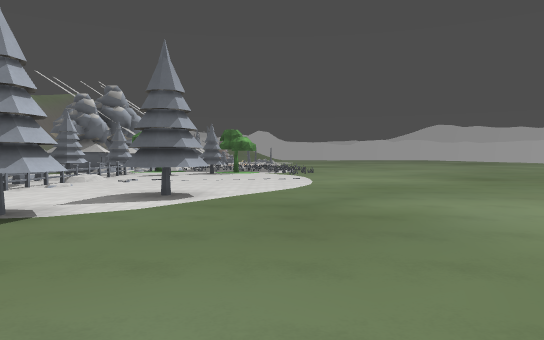
[1] (above)

24 first-person views from a walk through a level from a Godot 3-D game. The camera is 1.3 m above the floor, tilts 2° down and sees 70° across. The floor is counted in squares, 2 m on a side. Each view is taken from the middle of a square. On the plan, view 1 faces up. The plan holds only what a view shows up to about 11 squares ahead; the rest is blank. The place goes on beyond the plan. Surface patterns are stand-ins for the level's own textures.

[2]
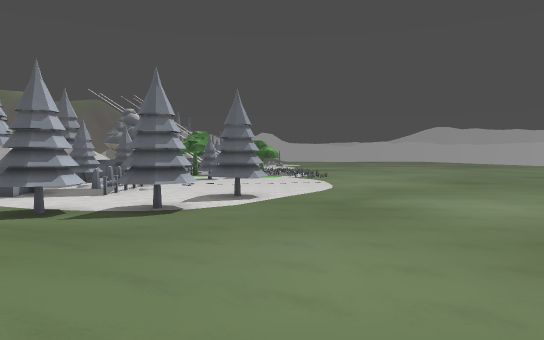

[3]
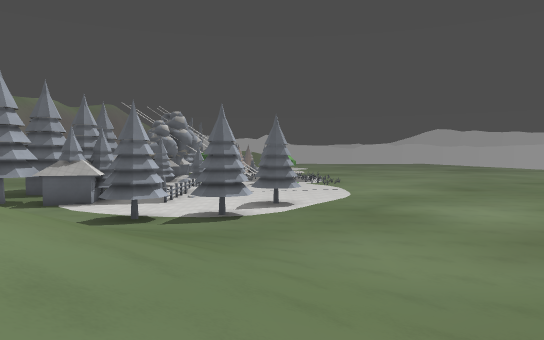

[4]
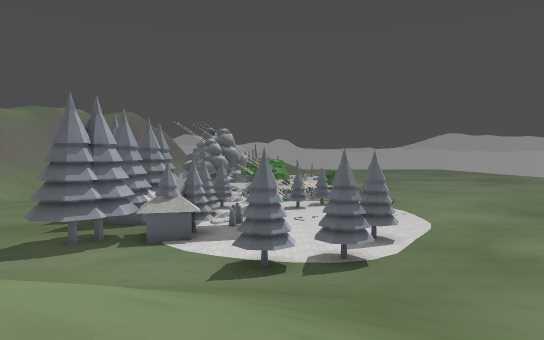

[5]
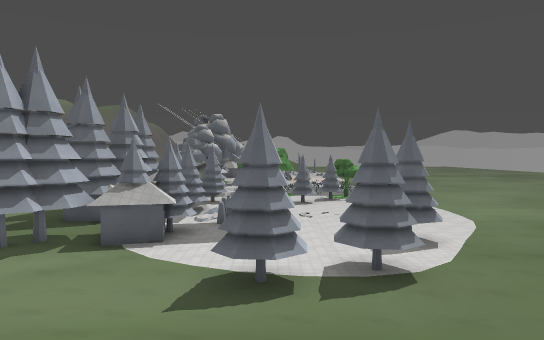

[6]
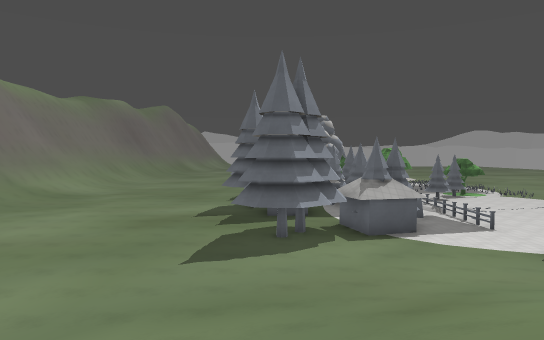

[7]
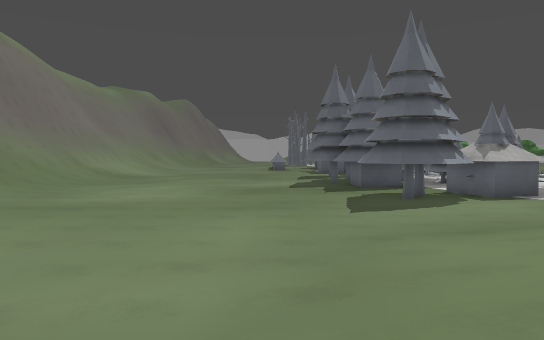

[8]
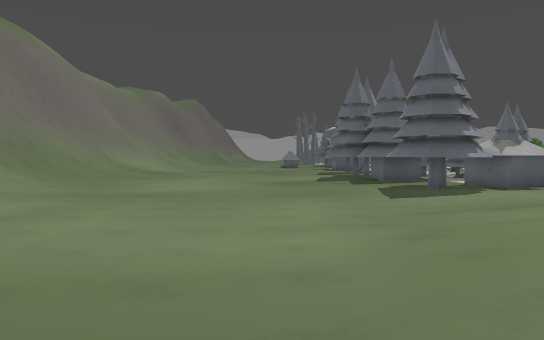

[9]
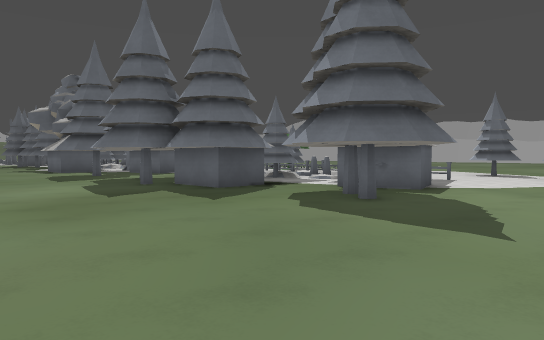

[10]
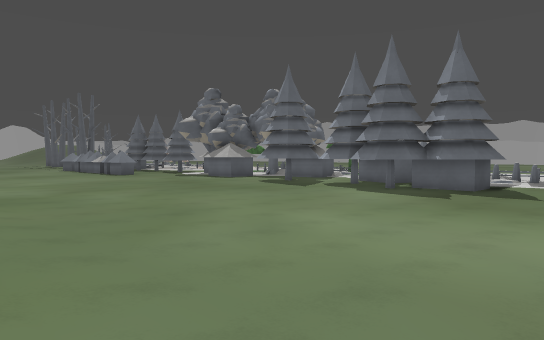

[11]
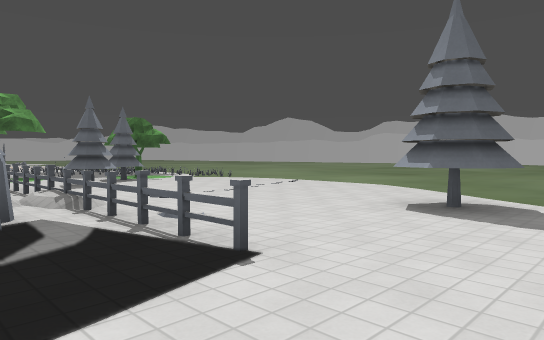

[12]
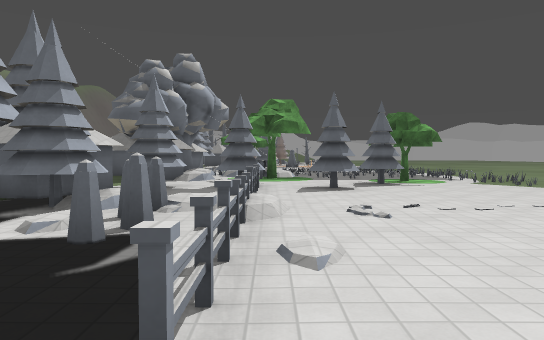

[13]
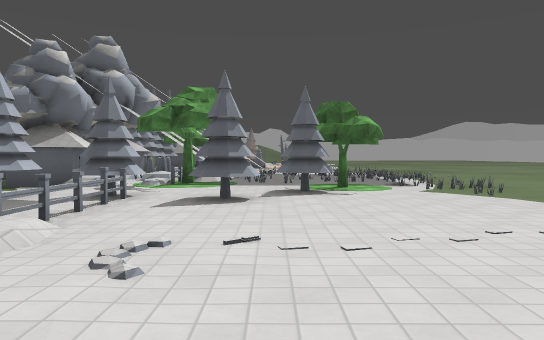

[14]
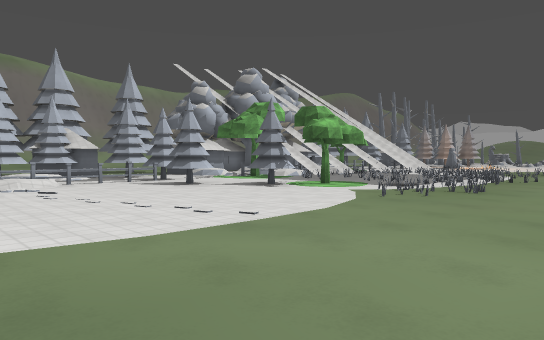

[15]
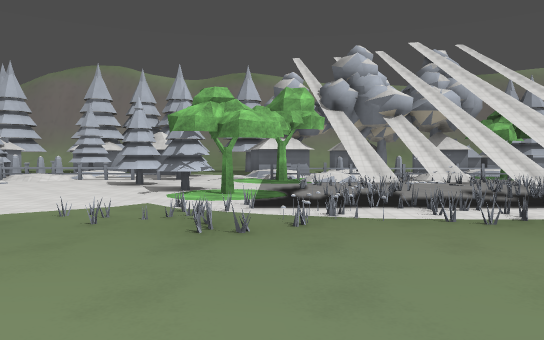

[16]
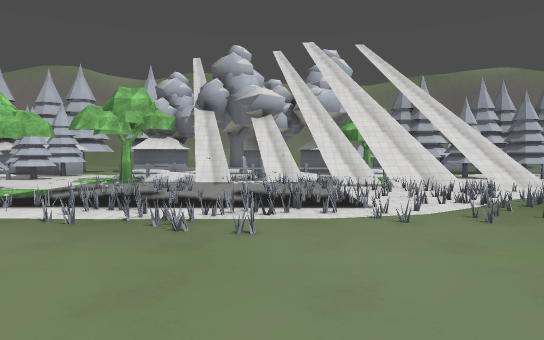

[17]
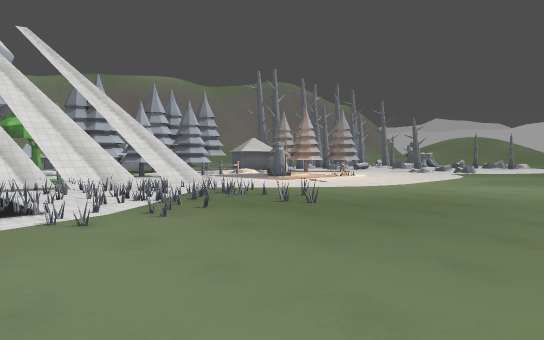

[18]
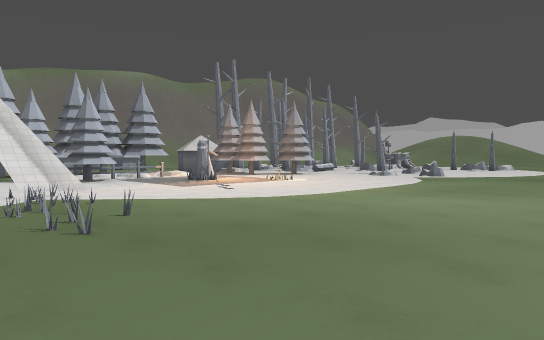

[19]
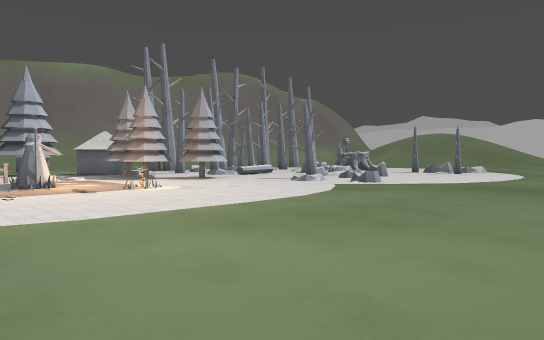

[20]
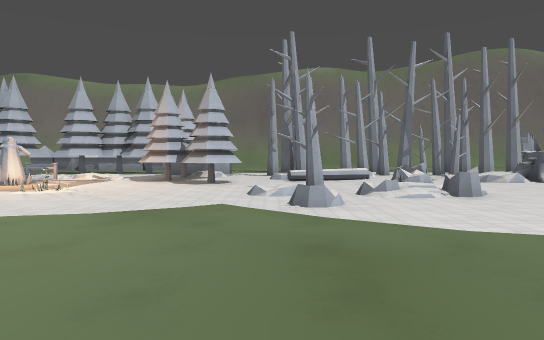

[21]
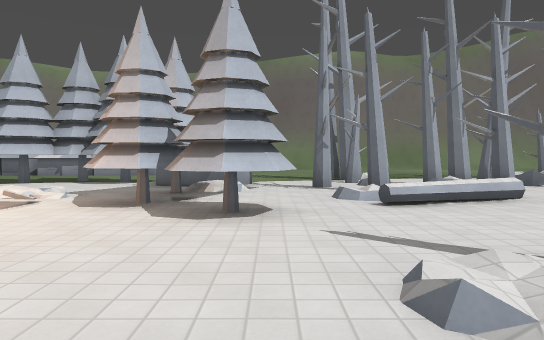

[22]
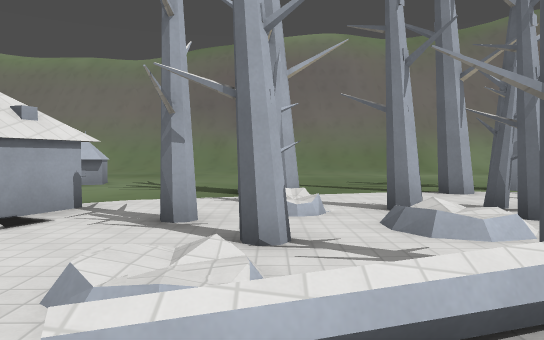

[23]
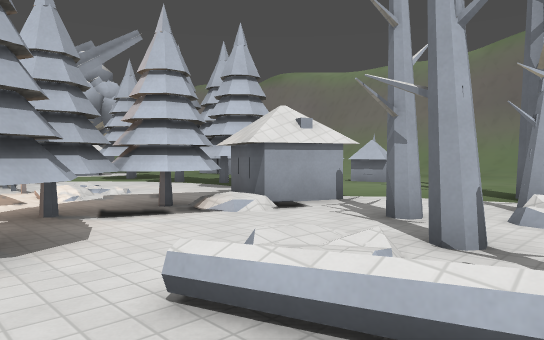

[24]
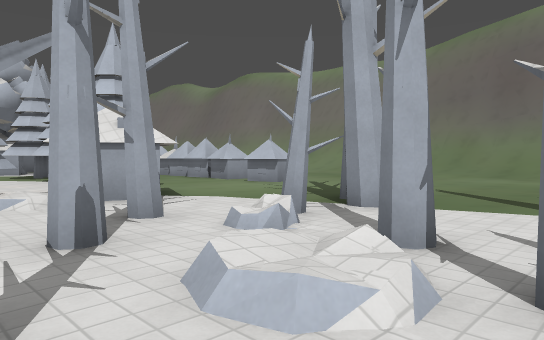

### Floor plan
Key: @ floor where view 1 was taken; # wall or solid block; x gap in a wall; . main floor; : floor 0.25 m higher than the main floor; / step, stairs or slope; = window, fence, low wall or low ledge; T tree; R ring; H thing the floor can be seen under or through.
Columns run from 22 left of view 1 to 5 right of it. Each row starts with its distance up from view 1.
 41         .... =# /#...   ..
 40        ....#.##./...... ..
 39        ......##...==/=....
 38     ............#..= /....
 37     .......#..#x#=../.#....
 36      .........#.:.../.......
 35       ...........HH........
 34        ......#HHHHH........
 33        .##...#HHHH.........
 32          #.. # ............
 31           ..##./:..RR.......
 30             ##./x.##........
 29             ##./#=..........
 28              #..##..........
 27              #. ###.........
 26                     .=.=....
 25                  .x...==....
 24                 T####==.....
 23                TT###==#.....
 22                  #..........
 21                  ##..=.==...
 20                  ##........
 19                 ###........
 18   ..          #  #T....#...
 17   ....        ## TT.TT=/....
 16   .....      ##= T.#T.#=...
 15   ..... ..    ####=##.....
 14  /........    ######......
 13  /........ ####.=.........
 12  /........## ##.#=.........
 11  /........##  ###=..........
 10  .........## ####=..........
  9 /..........##==##=..........
  8 /...........####............
  7 /..........#####.=..#.......
  6 /..........##...............
  5  ..........##.....##........
  4  /...............###.......
  3   ............/../.........
  2    ........////////.......
  1    ......////////////....
  0     ....//////  //////@..
 -1      .../// //  //////..
 -2      ..///      ///////
 -3        //  /    //////
 -4        /        // //
 -5                  /  /

Where each view was taken, in squares from view 1:
view 1: 0 up, 0 right, facing up
view 2: 3 down, 1 left, facing up
view 3: 5 down, 2 left, facing up
view 4: 5 down, 5 left, facing up
view 5: 2 down, 5 left, facing up
view 6: 3 down, 11 left, facing up
view 7: 3 down, 14 left, facing up
view 8: 4 down, 15 left, facing up
view 9: 3 up, 16 left, facing up-right
view 10: 6 up, 22 left, facing up-right
view 11: 5 up, 7 left, facing up-right
view 12: 6 up, 5 left, facing up
view 13: 8 up, 3 left, facing up
view 14: 9 up, 4 right, facing up-left
view 15: 17 up, 5 right, facing left
view 16: 21 up, 5 right, facing left
view 17: 21 up, 5 right, facing up-left
view 18: 24 up, 5 right, facing up-left
view 19: 28 up, 5 right, facing up-left
view 20: 36 up, 5 right, facing left
view 21: 35 up, 0 right, facing left
view 22: 37 up, 4 left, facing left
view 23: 38 up, 4 left, facing down-left
view 24: 40 up, 6 left, facing down-left
